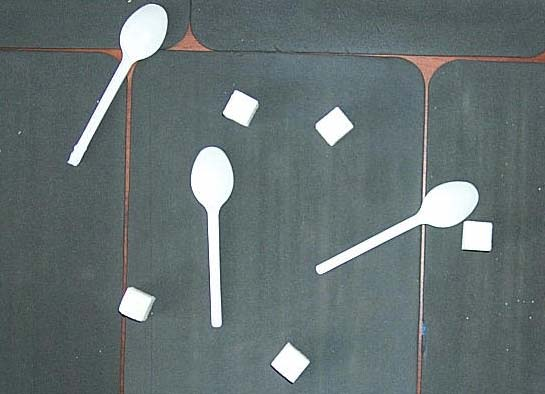
#> input picture 7sem/COSII/2/Lab_2/images/P0001460.jpg, 545 x 394 px
$ python main.py
#> lines starting #> are read from the running program, lines starting #| are printed output that depends on the picture; after the words box and inside, x2 and y2 are one past the last pixel; in counts of white or black regions, pixels touching at a corner belong together
### 7sem/COSII/2/Lab_2/ImageLib/Image.py
import PIL.Image
import copy
import numpy


class Image:

    def __init__(self, pixels = None, width = None, height = None, mode = None):
        self.___pixels = pixels
        self.__width = width
        self.__height = height
        self.__mode = mode

    def open(self, path):
        image = PIL.Image.open(path)
        self.__width, self.__height = image.size
        self.___pixels = self.__get_channels(list(image.getdata()), image.mode)
        self.__mode = image.mode

    def __get_channels(self, pix, mode):
        if mode == 'RGB':
            channels = [list(), list(), list()]
            for i in range(3):
                for j in range(len(pix)):
                    channels[i].append(pix[j][i])
        else:
            channels = [copy.copy(pix)]
        return channels

    def __pixel_converter(self):
        pix = []

        if self.__mode == "RGB":
            for i in range(self.__width * self.__height):
                pix.append((self.___pixels[0][i],
                            self.___pixels[1][i],
                            self.___pixels[2][i],
                            255))
        else:
            pix = copy.copy(self.___pixels[0])

        return pix

    def save_image(self, file_name):
        im = PIL.Image.new(self.__mode, (self.__width, self.__height))
        pix = self.__pixel_converter()
        im.putdata(pix)
        im.save(file_name + ".jpg", 'JPEG')

    def get_histogram(self):
        histograms = []
        for channel in self.___pixels:
            histogram = numpy.zeros(256)
            for brightness in channel:
                histogram[brightness] += 1

            histograms.append(histogram)

        return histograms

    def get_width(self):
        return self.__width

    def get_height(self):
        return self.__height

    def get_mode(self):
        return self.__mode

    def get_pixels(self):
        return self.___pixels

### 7sem/COSII/2/Lab_2/ImageLib/ImageHandler.py
from ImageLib.Image import Image
import copy
import numpy as np


class ImageHandler:

    @staticmethod
    def convert_to_greyscale(image):
        if image.get_mode() == "RGB":
            result = []
            for i in range(len(image.get_pixels()[0])):
                result.append(int(image.get_pixels()[0][i] * 0.3
                                  + image.get_pixels()[1][i] * 0.59
                                  + image.get_pixels()[2][i] * 0.11))
        else:
            result = copy.copy(image.get_pixels()[0])

        return Image([result], image.get_width(), image.get_height(), "L")

    # [10 lines left out: function convert_to_negative, not called in this run]

    @staticmethod
    def __get_neighbors(channel, i, j, width, size=9):
        indent = int(np.sqrt(size)) >> 1

        neighborhood = list()
        for neigh_row in range(j - indent, j + indent + 1):
            for neigh_col in range(i - indent, i + indent + 1):
                neighborhood.append(channel[neigh_row * width + neigh_col])

        return neighborhood

    @staticmethod
    def median_filter(image):
        new_image = []

        for channel in image.get_pixels():
            result = np.zeros(image.get_width() * image.get_height())
            for i in range(1, image.get_width() - 1):
                for j in range(1, image.get_height() - 1):
                    neighbors = ImageHandler.__get_neighbors(channel, i, j, image.get_width())
                    neighbors.sort()
                    result[image.get_width() * j + i] = neighbors[int(len(neighbors) / 2)]
            new_image.append(result)

        return Image(new_image,
                     image.get_width(),
                     image.get_height(),
                     image.get_mode())

    @staticmethod
    def get_binorized_image(image, division):
        new_channels = list()

        for channel in image.get_pixels():
            new_channel = []
            for pixel in channel:
                new_channel.append(0 if pixel < division else 255)

            new_channels.append(new_channel)

        return Image(new_channels,
                     image.get_width(),
                     image.get_height(),
                     "1")

    @staticmethod
    def __calculate_intensity_sum(histogram):
        sum = 0
        for intensity in range(len(histogram)):
            sum += intensity * histogram[intensity]
        return sum

    @staticmethod
    def devide_classes(image):
        histogram = image.get_histogram()[0]

        amount_of_all_pixels = image.get_height() * image.get_width()
        all_intensity_sum = ImageHandler.__calculate_intensity_sum(histogram)

        best_dispersion = 0
        best_division = 0

        first_class_amount_of_pixels = 0
        first_class_itensity = 0

        for current_division in range(len(histogram) - 1):

            first_class_amount_of_pixels += histogram[current_division]
            first_class_itensity += current_division * histogram[current_division]

            first_class_probability = first_class_amount_of_pixels / amount_of_all_pixels
            second_class_probability = 1 - first_class_probability

            first_class_mean = first_class_itensity / first_class_amount_of_pixels
            second_class_mean = (all_intensity_sum - first_class_itensity) / \
                                (amount_of_all_pixels - first_class_amount_of_pixels)

            delta = (first_class_mean - second_class_mean)
            current_dispersion = (delta ** 2) * first_class_probability * second_class_probability

            if current_dispersion > best_dispersion:
                best_dispersion = current_dispersion
                best_division = current_division

        return best_division

    @staticmethod
    def image_erosion(image_before_erosion, count=1):
        def erosion(image):
            if len(image.get_pixels()) != 1:
                return

            flags_matrix = [[0] * image.get_width() for _ in range(image.get_height())]
            chanel = copy.copy(image.get_pixels()[0])

            for row in range(image.get_height()):
                for column in range(image.get_width()):
                    if chanel[row * image.get_width() + column] == 255:
                        flag = False
                        if row != 0:
                            if chanel[(row - 1) * image.get_width() + column] == 0:
                                if flags_matrix[row - 1][column] != 1:
                                    flag = True
                        if not flag:
                            if row != image.get_height() - 1:
                                if chanel[(row + 1) * image.get_width() + column] == 0:
                                    if flags_matrix[row + 1][column] != 1:
                                        flag = True
                        if not flag:
                            if column != 0:
                                if chanel[row * image.get_width() + column - 1] == 0:
                                    if flags_matrix[row][column - 1] != 1:
                                        flag = True
                        if not flag:
                            if column != image.get_width() - 1:
                                if chanel[row * image.get_width() + column + 1] == 0:
                                    if flags_matrix[row][column + 1] != 1:
                                        flag = True

                        if flag:
                            flags_matrix[row][column] = 1
                            chanel[row * image.get_width() + column] = 0

            return Image([chanel],
                         image.get_width(),
                         image.get_height(),
                         image.get_mode())

        new_image = image_before_erosion
        for i in range(count):
            new_image = erosion(new_image)

        return new_image

    @staticmethod
    def image_building(image_before_building, count=1):

        def building(image):
            if len(image.get_pixels()) != 1:
                return

            flags_matrix = [[0] * image.get_width() for _ in range(image.get_height())]
            chanel = copy.copy(image.get_pixels()[0])

            for row in range(image.get_height()):
                for column in range(image.get_width()):
                    if flags_matrix[row][column] == 0:
                        if chanel[row * image.get_width() + column] == 255:
                            if row != 0:
                                if chanel[(row - 1) * image.get_width() + column] == 0:
                                    chanel[(row - 1) * image.get_width() + column] = 255
                                    flags_matrix[row - 1][column] = 1
                            if row != image.get_height() - 1:
                                if chanel[(row + 1) * image.get_width() + column] == 0:
                                    chanel[(row + 1) * image.get_width() + column] = 255
                                    flags_matrix[row + 1][column] = 1
                            if column != 0:
                                if chanel[row * image.get_width() + column - 1] == 0:
                                    chanel[row * image.get_width() + column - 1] = 255
                                    flags_matrix[row][column - 1] = 1
                            if column != image.get_width() - 1:
                                if chanel[row * image.get_width() + column + 1] == 0:
                                    chanel[row * image.get_width() + column + 1] = 255
                                    flags_matrix[row][column + 1] = 1

            return Image([chanel],
                         image.get_width(),
                         image.get_height(),
                         image.get_mode())

        new_image = image_before_building
        for i in range(count):
            new_image = building(new_image)

        return new_image

### 7sem/COSII/2/Lab_2/ImageLib/ObjectHandler.py
import copy
from ImageLib.Image import Image
from ImageLib.ImageObject import ImageObject


class ObjectHandler:

    @staticmethod
    def find_object(image):
        def rec(x, y, name, chanel, w, h, flags, object):
            if x < 0 or x > (h - 1):
                return
            if y < 0 or y > (w - 1):
                return

            if chanel[x * w + y] == 255:
                if flags_matrix[x][y] == 0:
                    flags[x][y] = name
                    chanel[x * w + y] = 255 if name % 2 == 0 else 120

                    border_pixel = False
                    if x != 0 and chanel[(x - 1) * w + y] == 0:
                        border_pixel = True
                    if x != h - 1 and chanel[(x + 1) * w + y] == 0:
                        border_pixel = True
                    if y != 0 and chanel[x * w + y - 1] == 0:
                        border_pixel = True
                    if y != w - 1 and chanel[x * w + y + 1] == 0:
                        border_pixel = True

                    if border_pixel:
                        object.add_border_pixel((x, y))
                    else:
                        object.add_pixel((x, y))

                    rec(x - 1, y, name, chanel, w, h, flags, object)
                    rec(x + 1, y, name, chanel, w, h, flags, object)
                    rec(x, y - 1, name, chanel, w, h, flags, object)
                    rec(x, y + 1, name, chanel, w, h, flags, object)

                    return object

        flags_matrix = [[0] * image.get_width() for _ in range(image.get_height())]
        chanel = copy.copy(image.get_pixels()[0])

        current_object_name = 1
        objects = []
        for row in range(image.get_height()):
            for column in range(image.get_width()):
                if flags_matrix[row][column] == 0:
                    if chanel[row * image.get_width() + column] == 255:
                        objects.append(rec(row, column, current_object_name,
                                           chanel, image.get_width(), image.get_height(),
                                           flags_matrix, ImageObject()))

                        current_object_name += 1

        return objects

### 7sem/COSII/2/Lab_2/ImageLib/ImageObject.py
import math


class ImageObject:

    def __init__(self):
        self.border = []
        self.pixels = []
        self.compactness = 0

    def add_border_pixel(self, pixel):
        self.border.append(pixel)

    def add_pixel(self, pixel):
        self.pixels.append(pixel)

    def get_pixels(self):
        return self.border + self.pixels

    def calculate_perimeter(self):
        return len(self.border)

    def calculate_area(self):
        return len(self.border) + len(self.pixels)

    def calculate_compactness(self):
        return (len(self.border) ** 2) / (len(self.border) + len(self.pixels))

    def calculate_elongation(self):
        x_sum = 0
        y_sum = 0
        for p in self.border + self.pixels:
            x_sum = x_sum + p[0]
            y_sum = y_sum + p[1]

        center_of_mass = (x_sum / (len(self.border) + len(self.pixels)), y_sum /
                          (len(self.border) + len(self.pixels)))

        m20 = ImageObject.static_area_moment(self.border + self.pixels, center_of_mass, 2, 0)
        m02 = ImageObject.static_area_moment(self.border + self.pixels, center_of_mass, 0, 2)
        m11 = ImageObject.static_area_moment(self.border + self.pixels, center_of_mass, 1, 1)

        elongation = (m20 + m02 + math.sqrt((m20 - m02) ** 2 + 4*(m11 ** 2))) /\
                     (m20 + m02 - math.sqrt((m20 - m02) ** 2 + 4*(m11 ** 2)))

        return elongation

    def get_vector(self):
        return self.calculate_perimeter(), self.calculate_area(), self.calculate_compactness(), self.calculate_elongation()

    @staticmethod
    def static_area_moment(pixels, center_of_mass, i, j):
        m = 0
        for pixel in pixels:
           m += ((pixel[0] - center_of_mass[0]) ** i) * ((pixel[1] - center_of_mass[1]) ** j)
        return  m

### 7sem/COSII/2/Lab_2/main.py
import sys
import random

import matplotlib.pyplot as plt
from PIL import Image, ImageDraw
from matplotlib import image as mpimg

from ImageLib.Image import Image
from ImageLib.ImageHandler import ImageHandler
from ImageLib.ObjectHandler import ObjectHandler


def main():
    sys.setrecursionlimit(1048576)

    im = Image()
    im.open("./images/P0001460.jpg")
#> in open, image is the input picture: PIL image 545x394 RGB; mean R, G, B 101.6, 113.5, 114.5

    greyscale = ImageHandler.convert_to_greyscale(im)
    greyscale.save_image("./result/greyscale")
#> in save_image, `im = PIL.Image.new(self.__mode, (self.__width, self.__height))`: im: PIL image 545x394 L; every value is 0
    div = ImageHandler.devide_classes(greyscale)
    print("devision: ", div)
    bin_im = ImageHandler.get_binorized_image(greyscale, div)
    bin_im.save_image("./result/bin")
#> call 2 of save_image, with file_name = './result/bin'
#> in save_image (call 2), `im.putdata(pix)`:
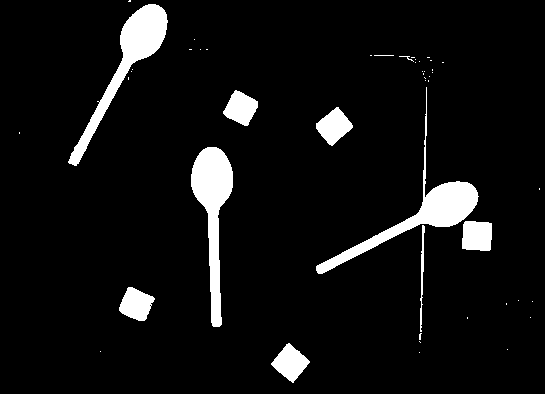
#> im: PIL image 545x394 1; 6.7% white; 48 white regions (37 under 20 px), largest, box (x1, y1, x2, y2) and area: (316, 87, 479, 274) 3390, (191, 147, 233, 327) 3275, (68, 4, 168, 166) 3227
    after_erosion = ImageHandler.image_erosion(bin_im, 2)
    after_erosion.save_image("./result/after_erosion")
#> call 3 of save_image, with file_name = './result/after_erosion'
#> in save_image (call 3), `im.putdata(pix)`:
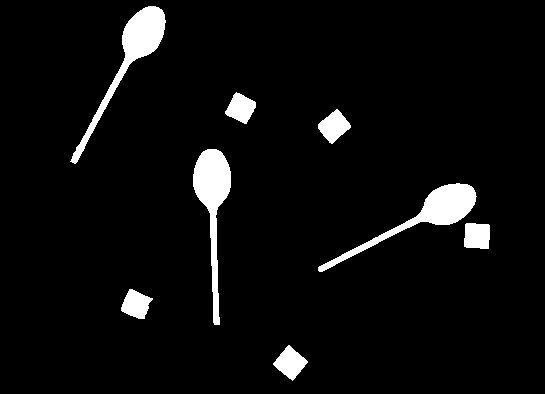
#> im: PIL image 545x394 1; 5% white; 8 white regions, largest, box (x1, y1, x2, y2) and area: (193, 149, 231, 325) 2525, (70, 6, 166, 164) 2521, (318, 183, 477, 272) 2491
    after_building = ImageHandler.image_building(after_erosion, 2)

    result_im = ImageHandler.median_filter(after_building)

    objects = ObjectHandler.find_object(after_building)
    objectDraw = []
    vectors = []
    for i in range(len(objects)):
        vectors.append((i, objects[i].get_vector()))
        objectDraw.append(objects[i].get_vector())
        print(vectors[i])

    print(str(len(vectors)) + " Objects found ")

    #normalization
    normalize_vectors = []
    for v in vectors:
        normalize_vectors.append((v[0], []))

    for i in range(len(vectors[0][1])):
        array = []
        for v in vectors:
            array.append(v[1][i])

        min_value = min(array)
        max_value = max(array)

        for j in range(len(vectors)):
            normalize_vectors[j][1].append((vectors[j][1][i] - min_value) / (max_value - min_value))

    print(objectDraw[0])

    result_im.save_image("1")
#> call 4 of save_image, with file_name = '1'
#> in save_image (call 4), `im.putdata(pix)`:
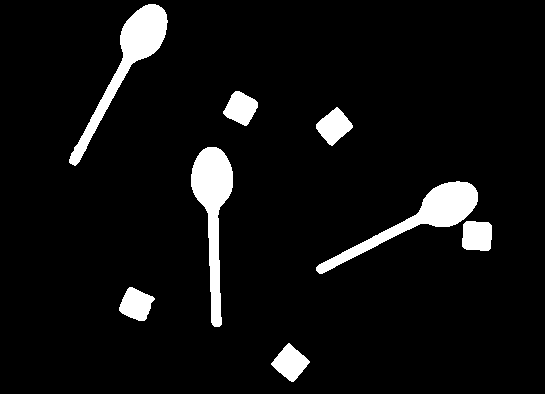
#> im: PIL image 545x394 1; 6.4% white; 8 white regions, largest, box (x1, y1, x2, y2) and area: (191, 147, 233, 327) 3273, (69, 4, 168, 166) 3218, (316, 181, 478, 274) 3184
    #img = Image().open('1.jpg')
    img = mpimg.imread('1.jpg')
#> img: shape (394, 545); min 0, max 255, mean 16.3

    #draw = ImageDraw.Draw(img)
    for i in range(len(objects)):
        stra = []
        stra = str(objectDraw[i]).replace("(", "").replace(")", "").split(", ")
        #draw.point(xy=(float(stra[3], float(stra[4]))), fill="red")
        plt.imshow(img)
        plt.scatter([float(stra[0])/10], [float(stra[1])/10], c='r')

    plt.show()
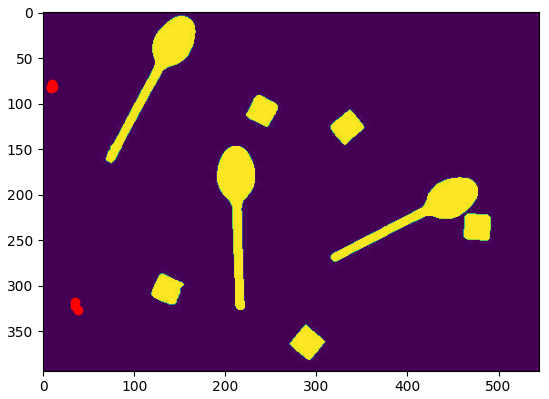
#> figure drawn by matplotlib, 1 panel
#> (the run stopped early here; a loop or call above may not have finished)
